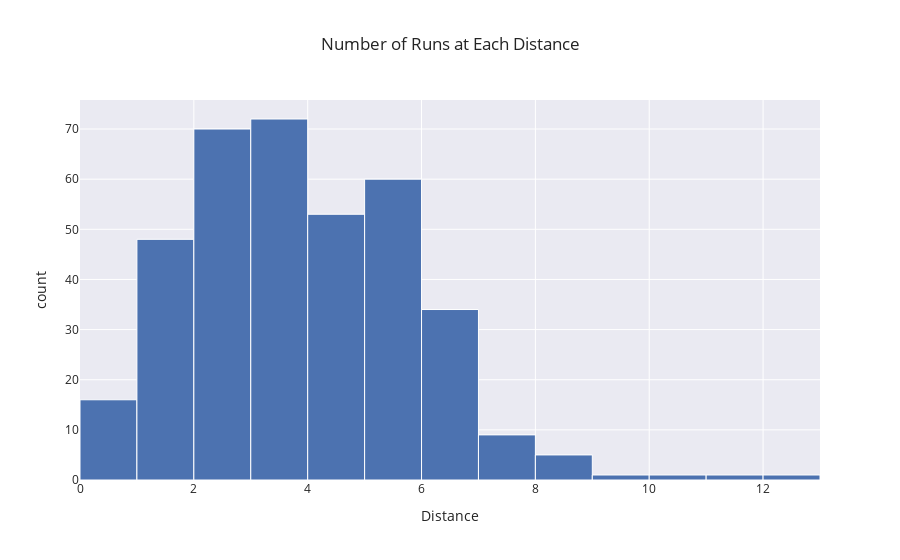

Notebook code cell kept with this figure:
### Code cell
# graph: number of runs at each distance

# ---- MATPLOTLIB ----
dist_hist, dist_hist_ax = plt.subplots()

dist_hist_ax.hist(df_runs['Distance'], 
        bins = range(int(df_runs['Distance'].min()), int(df_runs['Distance'].max()) + 2), 
        color = 'lightblue', 
        edgecolor = 'black')

dist_hist_ax.set_xlabel('Distance (miles)')
dist_hist_ax.set_ylabel('Number of runs')
dist_hist_ax.set_title('Number of runs at each distance')

plt.show()
plt.close(dist_hist)

# ---- PLOTLY ----
dist_hist = px.histogram(df_dates, 
        x = "Distance", 
        title = "Number of Runs at Each Distance", 
        nbins = 12, 
        template = 'seaborn')
dist_hist.update_traces(marker_line_width = 1, marker_line_color = 'white')
dist_hist.show()

### Figure 1 — Plotly figure (JSON) as saved in the notebook; plotly's stock layout.template omitted (floating-point values rounded to 4 significant figures; data arrays with more than 128 entries replaced by an {"elided": "..."} marker saying what was removed)
{"data": [{"alignmentgroup": "True", "bingroup": "x", "hovertemplate": "Distance=%{x}<br>count=%{y}<extra></extra>", "legendgroup": "", "marker": {"color": "rgb(76,114,176)", "line": {"color": "white", "width": 1}, "pattern": {"shape": ""}}, "name": "", "nbinsx": 12, "offsetgroup": "", "orientation": "v", "showlegend": false, "type": "histogram", "x": {"elided": "371 float values"}, "xaxis": "x", "yaxis": "y"}], "layout": {"barmode": "relative", "legend": {"tracegroupgap": 0}, "title": {"text": "Number of Runs at Each Distance"}, "xaxis": {"anchor": "y", "domain": [0, 1], "title": {"text": "Distance"}}, "yaxis": {"anchor": "x", "domain": [0, 1], "title": {"text": "count"}}}}
